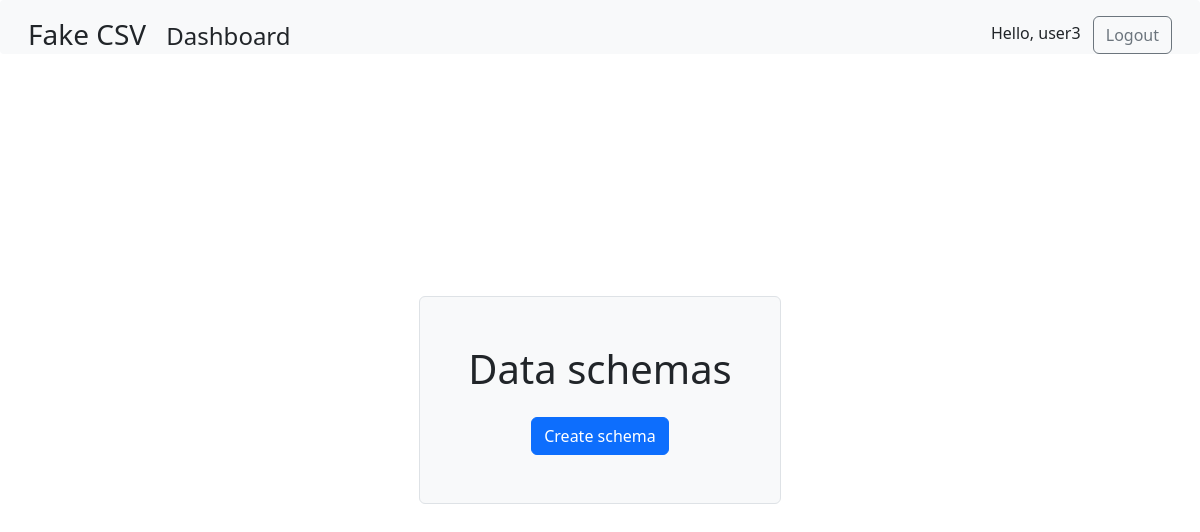
/ (signed in), run on an earlier commit of the app's database.
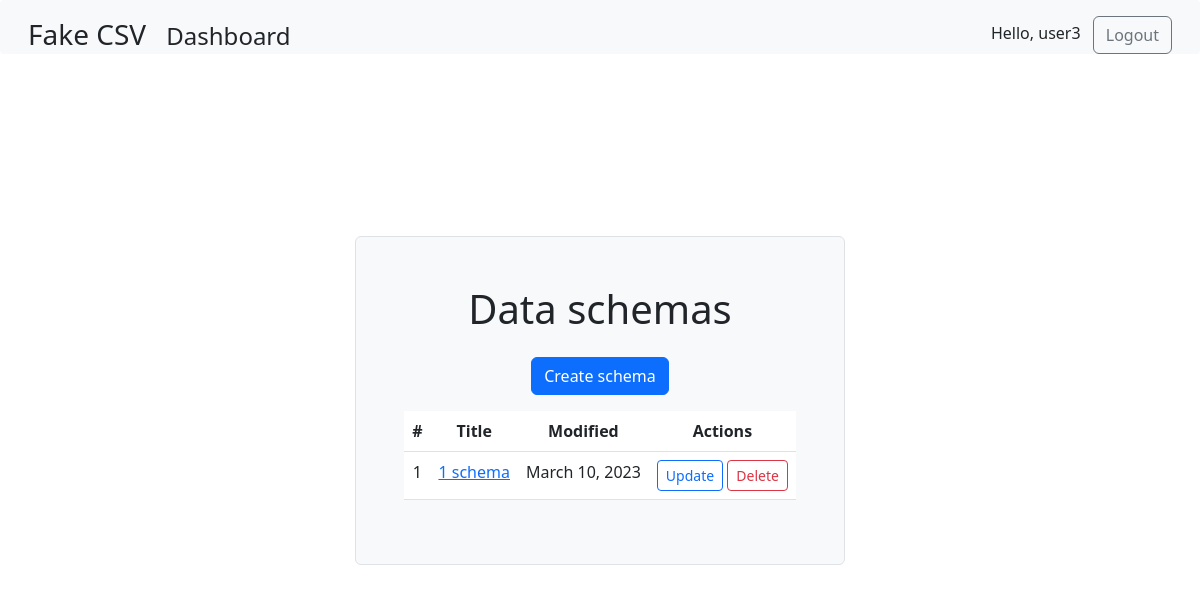
And on a later commit of the database.
### dataset_creation/models.py (models this page shows, shortened)
class Schemas(models.Model):
    title = models.CharField(
        max_length=225,
    )
    column_separator = models.CharField(
        max_length=255,
        choices=((",", "Comma (,)"),
                 (';', "Semicolon (;)")),
        default=(",", "Comma (,)")
    )
    string_character = models.CharField(
        max_length=255,
        choices=(("\'", "Double-quote (\")"),
                 ('\"', "Single-quote (\')")),
        default=("\'", "Double-quote (\")")
    )
    modified_at = models.DateField(
        auto_now=True
    )
    user_creator = models.ForeignKey(
        settings.AUTH_USER_MODEL,
        on_delete=models.CASCADE
    )

### dataset_creation/views.py (the view)
# urls.py: path('', views.DashboardView.as_view(), name='dashboard'),
class DashboardView(LoginRequiredMixin, View):
    login_url = 'login:signin'
    template_name = 'dataset_creation/dashboard.html'
    def get(self, request):
        schemas = Schemas.objects.filter(user_creator_id=request.user.id)
        return render(request, self.template_name, {'schemas': schemas, 'page_title': 'Dashboard'})

### dataset_creation/templates/dataset_creation/dashboard.html (shortened to what this page needs)
{% extends 'base.html' %}
{% block content %}
    <div class="d-flex justify-content-center align-items-center vh-100">
        <div class="p-5 bg-light border rounded text-center">
            <h1 class="h1">Data schemas</h1>
            <a href="{% url 'dataset_creation:schema_create' %}" class="btn btn-primary mt-3">Create schema</a>
            {% if schemas %}
                <table class="table mt-3">
                <thead>
                    <tr>
                        <th>#</th>
                        <th>Title</th>
                        <th>Modified</th>
                        <th>Actions</th>
                    </tr>
                </thead>
                <tbody>
                    {% for schema in schemas %}
                        <tr>
                            <td>{{ forloop.counter }}</td>
                            <td><a href="{% url 'csv:manage' schema.id %}">{{ schema.title }}</a></td>
                            <td>{{ schema.modified_at }}</td>
                            <td>
                                <a href="{% url 'dataset_creation:schema_update' schema.id %}" class="btn btn-sm btn-outline-primary">Update</a>
                                <a href="{% url 'dataset_creation:schema_delete' schema.id %}" class="btn btn-sm btn-outline-danger">Delete</a>
                            </td>
                        </tr>
                    {% endfor %}
                </tbody>
                </table>
            {% endif %}
        </div>
    </div>
{% endblock %}
{% block stylesheets %}
    {% load static %}
{% endblock %}

What changed in the data, as far as the page shows it:
added Schemas: title "1 schema", modified_at "March 10, 2023"
Also different on the page:
text now shown: "# Title Modified Actions"
